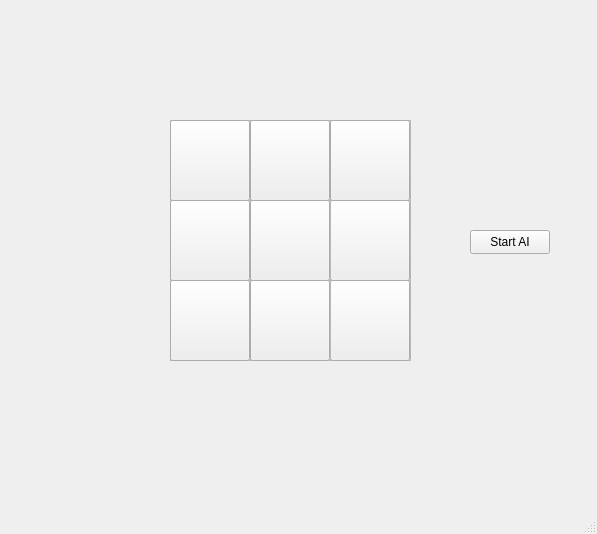
<?xml version="1.0" encoding="UTF-8"?>
<ui version="4.0">
 <class>MainWindow</class>
 <widget class="QMainWindow" name="MainWindow">
  <property name="geometry">
   <rect>
    <x>0</x>
    <y>0</y>
    <width>597</width>
    <height>534</height>
   </rect>
  </property>
  <property name="windowTitle">
   <string>MainWindow</string>
  </property>
  <widget class="QWidget" name="centralwidget">
   <widget class="QFrame" name="frame_1">
    <property name="geometry">
     <rect>
      <x>170</x>
      <y>120</y>
      <width>81</width>
      <height>81</height>
     </rect>
    </property>
    <property name="frameShape">
     <enum>QFrame::StyledPanel</enum>
    </property>
    <property name="frameShadow">
     <enum>QFrame::Raised</enum>
    </property>
    <widget class="QPushButton" name="B1">
     <property name="enabled">
      <bool>true</bool>
     </property>
     <property name="geometry">
      <rect>
       <x>0</x>
       <y>0</y>
       <width>80</width>
       <height>81</height>
      </rect>
     </property>
     <property name="text">
      <string/>
     </property>
    </widget>
   </widget>
   <widget class="QFrame" name="frame_2">
    <property name="geometry">
     <rect>
      <x>250</x>
      <y>120</y>
      <width>81</width>
      <height>81</height>
     </rect>
    </property>
    <property name="frameShape">
     <enum>QFrame::StyledPanel</enum>
    </property>
    <property name="frameShadow">
     <enum>QFrame::Raised</enum>
    </property>
    <widget class="QPushButton" name="B2">
     <property name="enabled">
      <bool>true</bool>
     </property>
     <property name="geometry">
      <rect>
       <x>0</x>
       <y>0</y>
       <width>80</width>
       <height>81</height>
      </rect>
     </property>
     <property name="text">
      <string/>
     </property>
    </widget>
   </widget>
   <widget class="QFrame" name="frame_3">
    <property name="geometry">
     <rect>
      <x>330</x>
      <y>120</y>
      <width>81</width>
      <height>81</height>
     </rect>
    </property>
    <property name="frameShape">
     <enum>QFrame::StyledPanel</enum>
    </property>
    <property name="frameShadow">
     <enum>QFrame::Raised</enum>
    </property>
    <widget class="QPushButton" name="B3">
     <property name="enabled">
      <bool>true</bool>
     </property>
     <property name="geometry">
      <rect>
       <x>0</x>
       <y>0</y>
       <width>80</width>
       <height>81</height>
      </rect>
     </property>
     <property name="text">
      <string/>
     </property>
    </widget>
   </widget>
   <widget class="QFrame" name="frame_4">
    <property name="geometry">
     <rect>
      <x>170</x>
      <y>200</y>
      <width>81</width>
      <height>81</height>
     </rect>
    </property>
    <property name="frameShape">
     <enum>QFrame::StyledPanel</enum>
    </property>
    <property name="frameShadow">
     <enum>QFrame::Raised</enum>
    </property>
    <widget class="QPushButton" name="B4">
     <property name="enabled">
      <bool>true</bool>
     </property>
     <property name="geometry">
      <rect>
       <x>0</x>
       <y>0</y>
       <width>80</width>
       <height>81</height>
      </rect>
     </property>
     <property name="text">
      <string/>
     </property>
    </widget>
   </widget>
   <widget class="QFrame" name="frame_5">
    <property name="geometry">
     <rect>
      <x>330</x>
      <y>200</y>
      <width>81</width>
      <height>81</height>
     </rect>
    </property>
    <property name="frameShape">
     <enum>QFrame::StyledPanel</enum>
    </property>
    <property name="frameShadow">
     <enum>QFrame::Raised</enum>
    </property>
    <widget class="QPushButton" name="B6">
     <property name="enabled">
      <bool>true</bool>
     </property>
     <property name="geometry">
      <rect>
       <x>0</x>
       <y>0</y>
       <width>80</width>
       <height>81</height>
      </rect>
     </property>
     <property name="text">
      <string/>
     </property>
    </widget>
   </widget>
   <widget class="QFrame" name="frame_6">
    <property name="geometry">
     <rect>
      <x>250</x>
      <y>200</y>
      <width>81</width>
      <height>81</height>
     </rect>
    </property>
    <property name="frameShape">
     <enum>QFrame::StyledPanel</enum>
    </property>
    <property name="frameShadow">
     <enum>QFrame::Raised</enum>
    </property>
    <widget class="QPushButton" name="B5">
     <property name="enabled">
      <bool>true</bool>
     </property>
     <property name="geometry">
      <rect>
       <x>0</x>
       <y>0</y>
       <width>80</width>
       <height>81</height>
      </rect>
     </property>
     <property name="text">
      <string/>
     </property>
    </widget>
   </widget>
   <widget class="QFrame" name="frame_7">
    <property name="geometry">
     <rect>
      <x>170</x>
      <y>280</y>
      <width>81</width>
      <height>81</height>
     </rect>
    </property>
    <property name="frameShape">
     <enum>QFrame::StyledPanel</enum>
    </property>
    <property name="frameShadow">
     <enum>QFrame::Raised</enum>
    </property>
    <widget class="QPushButton" name="B7">
     <property name="enabled">
      <bool>true</bool>
     </property>
     <property name="geometry">
      <rect>
       <x>0</x>
       <y>0</y>
       <width>80</width>
       <height>81</height>
      </rect>
     </property>
     <property name="text">
      <string/>
     </property>
    </widget>
   </widget>
   <widget class="QFrame" name="frame_8">
    <property name="geometry">
     <rect>
      <x>330</x>
      <y>280</y>
      <width>81</width>
      <height>81</height>
     </rect>
    </property>
    <property name="frameShape">
     <enum>QFrame::StyledPanel</enum>
    </property>
    <property name="frameShadow">
     <enum>QFrame::Raised</enum>
    </property>
    <widget class="QPushButton" name="B9">
     <property name="enabled">
      <bool>true</bool>
     </property>
     <property name="geometry">
      <rect>
       <x>0</x>
       <y>0</y>
       <width>80</width>
       <height>81</height>
      </rect>
     </property>
     <property name="text">
      <string/>
     </property>
    </widget>
   </widget>
   <widget class="QFrame" name="frame_9">
    <property name="geometry">
     <rect>
      <x>250</x>
      <y>280</y>
      <width>81</width>
      <height>81</height>
     </rect>
    </property>
    <property name="frameShape">
     <enum>QFrame::StyledPanel</enum>
    </property>
    <property name="frameShadow">
     <enum>QFrame::Raised</enum>
    </property>
    <widget class="QPushButton" name="B8">
     <property name="enabled">
      <bool>true</bool>
     </property>
     <property name="geometry">
      <rect>
       <x>0</x>
       <y>0</y>
       <width>80</width>
       <height>81</height>
      </rect>
     </property>
     <property name="text">
      <string/>
     </property>
    </widget>
   </widget>
   <widget class="QPushButton" name="StartAI">
    <property name="geometry">
     <rect>
      <x>470</x>
      <y>230</y>
      <width>80</width>
      <height>24</height>
     </rect>
    </property>
    <property name="text">
     <string>Start AI</string>
    </property>
   </widget>
  </widget>
  <widget class="QMenuBar" name="menubar">
   <property name="geometry">
    <rect>
     <x>0</x>
     <y>0</y>
     <width>597</width>
     <height>21</height>
    </rect>
   </property>
  </widget>
  <widget class="QStatusBar" name="statusbar"/>
 </widget>
 <resources/>
 <connections/>
</ui>
